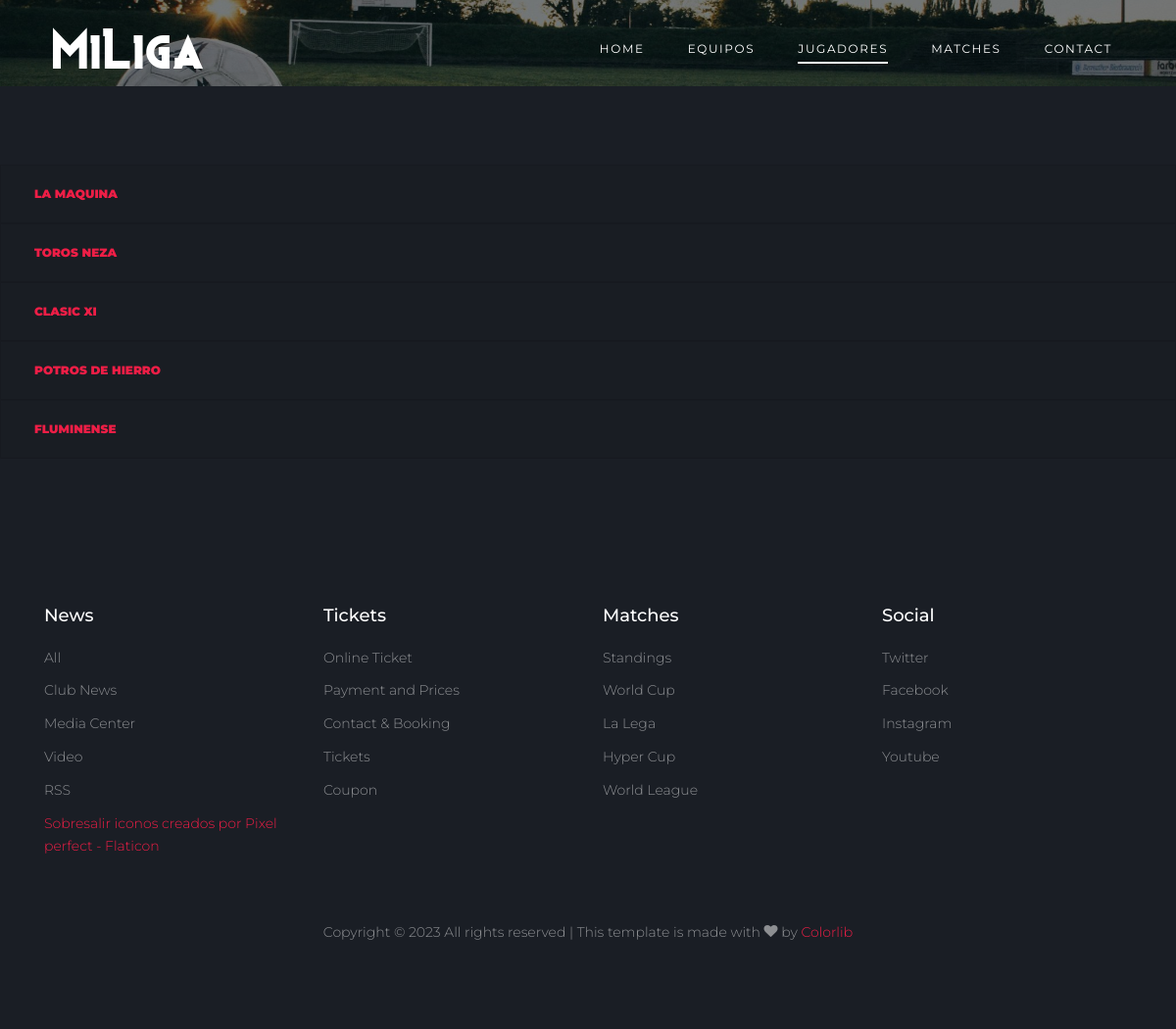
Page /jugadores on the committed database.
### miliga/models.py (models this page shows)
class Equipo(models.Model):
    nombre     = models.CharField(max_length=100)
    campo      = models.CharField(max_length=100, blank=True, null=True, default=None)
    telefono   = models.CharField(max_length=100, blank=True, null=True, default=None)
    escudo_img = models.ImageField(upload_to='equipos/', blank=True, null=True)
    foto_img   = models.ImageField(upload_to='equipos/', blank=True, null=True)
    activo     = models.BooleanField(default=True)
    def __str__(self):
        return self.nombre

### miliga/views/jugadores.py (the view)
# urls.py: path('jugadores', jugadores, name='jugadores'),
def jugadores(request):
    context = {}
    context['zona'] = 'jugadores'
    jugadores = Jugador.objects.all().order_by('-equipo')
    equipos = Equipo.objects.prefetch_related('jugador_set').annotate(num_jugadores=Count('jugador')).order_by('-num_jugadores')
    context['jugadores'] = jugadores
    context['equipos'] = equipos
    context = comprobar_mensajes(request, context)
    return render(request, 'miliga/jugadores/jugadores.html', context)

### miliga/views/jugadores.py (called while the page is built)
def comprobar_mensajes(request, context):
    if 'mensaje' in request.session:
        context['mensaje'] = request.session.get('mensaje')
        del request.session['mensaje']
    return context

### miliga/templates/miliga/jugadores/jugadores.html (shortened to what this page needs)
{% extends 'miliga/base_1.html' %}
{% load static %}
{% block content %}
<div class="site-section bg-dark">
  <div class="">
    {% for equipo in equipos %}
    <div class="accordion" id="accordion-{{equipo.id}}">
      <div class="card bg-dark">
        <div class="card-header" id="headingThree">
          <h2 class="mb-0">
            <button class="btn btn-link btn-block text-left collapsed" type="button" data-toggle="collapse" data-target="#Three-{{equipo.id}}" aria-expanded="false" aria-controls="Three-{{equipo.id}}">
              {{equipo.nombre}}
            </button>
          </h2>
        </div>
      </div>
    </div>
    {%endfor%}
  </div>
</div>
{% endblock %}

### static/css/style.css (style rules this page uses)
body { line-height: 1.7; color: gray; font-weight: 300; background-color: #222831; font-size: 16px; }
h1, h2, h3, h4, h5, .h1, .h2, .h3, .h4, .h5 { font-family: "Montserrat", -apple-system, BlinkMacSystemFont, "Segoe UI", Roboto, "Helvetica Neue", Arial, sans-serif, "Apple Color Emoji", "Segoe UI Emoji", "Segoe UI Symbol", "Noto Color Emoji"; color: #fff; }
.btn { text-transform: uppercase; font-size: 12px; font-weight: 900; border-width: 2px; }
.site-section { padding: 2.5em 0; }
@media (min-width: 768px) { .site-section { padding: 5em 0; } }
.bg-dark { background: #1a1e25 !important; }

### rows in the picture
Equipo: nombre "LA MAQUINA"
Equipo: nombre "TOROS NEZA"
Equipo: nombre "CLASIC XI"
Equipo: nombre "POTROS DE HIERRO"
Equipo: nombre "FLUMINENSE"
